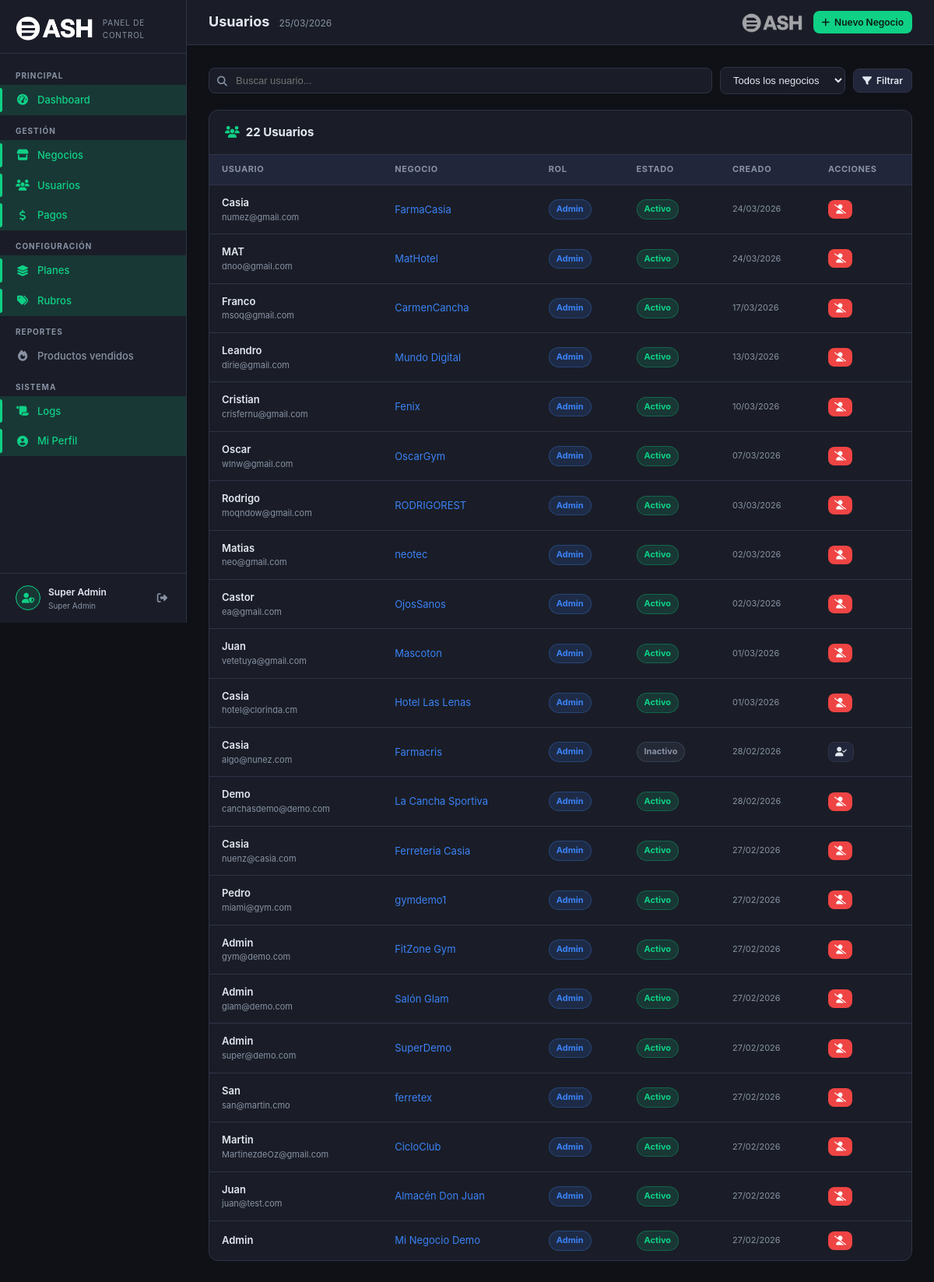
The page /superadmin/usuarios/index.php (signed in) on the database its author committed.
### tables this page shows
CREATE TABLE `usuarios` (
  `id` int(11) NOT NULL,
  `negocio_id` int(11) NOT NULL,
  `nombre` varchar(255) NOT NULL,
  `apellido` varchar(255) NOT NULL,
  `usuario` varchar(50) NOT NULL,
  `email` varchar(255) DEFAULT NULL,
  `password` varchar(255) DEFAULT NULL,
  `auth_provider` enum('local','google') NOT NULL DEFAULT 'local',
  `google_sub` varchar(64) DEFAULT NULL,
  `rol` enum('admin','empleado') DEFAULT 'empleado',
  `telefono` varchar(50) DEFAULT NULL,
  `foto` varchar(255) DEFAULT NULL,
  `avatar_url` varchar(255) DEFAULT NULL,
  `activo` tinyint(1) DEFAULT 1,
  `ultimo_acceso` timestamp NULL DEFAULT NULL,
  `fecha_creacion` timestamp NOT NULL DEFAULT current_timestamp(),
  `fecha_actualizacion` timestamp NOT NULL DEFAULT current_timestamp() ON UPDATE current_timestamp()
);

CREATE TABLE `negocios` (
  `id` int(11) NOT NULL,
  `nombre` varchar(255) NOT NULL,
  `razon_social` varchar(255) DEFAULT NULL,
  `cuit` varchar(20) DEFAULT NULL,
  `condicion_iva` varchar(50) DEFAULT NULL,
  `rubro` varchar(100) DEFAULT NULL,
  `rubro_id` int(11) DEFAULT NULL,
  `direccion` text DEFAULT NULL,
  `ciudad` varchar(100) DEFAULT NULL,
  `provincia` varchar(100) DEFAULT NULL,
  `codigo_postal` varchar(10) DEFAULT NULL,
  `telefono` varchar(50) DEFAULT NULL,
  `email` varchar(255) DEFAULT NULL,
  `sitio_web` varchar(255) DEFAULT NULL,
  `instagram` varchar(100) DEFAULT NULL,
  `facebook` varchar(255) DEFAULT NULL,
  `whatsapp` varchar(50) DEFAULT NULL,
  `logo` varchar(255) DEFAULT NULL,
  `imagen_portada` varchar(255) DEFAULT NULL,
  `carta_token` varchar(64) DEFAULT NULL,
  `carta_activa` tinyint(1) NOT NULL DEFAULT 1,
  `mensaje_ticket` text DEFAULT NULL,
  `mostrar_logo_ticket` tinyint(1) DEFAULT 1,
  `mostrar_direccion_ticket` tinyint(1) DEFAULT 1,
  `mostrar_cuit_ticket` tinyint(1) DEFAULT 1,
  `horarios` longtext DEFAULT NULL CHECK (json_valid(`horarios`)),
  `activo` tinyint(1) DEFAULT 1,
  `plan_id` int(11) DEFAULT 1,
  `fecha_vencimiento` date DEFAULT NULL,
  `bloqueado` tinyint(1) NOT NULL DEFAULT 0,
  `bloqueado_motivo` varchar(255) DEFAULT NULL,
  `notas_admin` text DEFAULT NULL,
  `estado_suscripcion` enum('activa','vencida','cancelada','trial') DEFAULT 'trial',
  `trial_hasta` date DEFAULT NULL,
  `fecha_registro` timestamp NOT NULL DEFAULT current_timestamp(),
  `fecha_alta` date DEFAULT NULL,
  `fecha_actualizacion` timestamp NOT NULL DEFAULT current_timestamp() ON UPDATE current_timestamp()
);

### superadmin/usuarios/index.php (the view, shortened to what this page needs)
<?php
$db    = sa_db();
$page  = max(1, intval($_GET['page'] ?? 1));
$perPage = 25;
$buscar = trim($_GET['q'] ?? '');
$where  = ['1=1'];
$params = [];
$whereStr = implode(' AND ', $where);
$total   = $db->prepare("SELECT COUNT(*) FROM usuarios u WHERE $whereStr");
$total->execute($params);
$total   = $total->fetchColumn();
$offset  = ($page-1) * $perPage;
$stmt = $db->prepare("
    SELECT u.id, u.nombre, u.email, u.rol, u.activo, u.fecha_creacion as created_at,
           n.nombre as negocio_nombre, n.id as negocio_id
    FROM usuarios u
    LEFT JOIN negocios n ON n.id = u.negocio_id
    WHERE $whereStr
    ORDER BY u.fecha_creacion DESC
    LIMIT $perPage OFFSET $offset
");
$stmt->execute($params);
$usuarios = $stmt->fetchAll();
require_once dirname(__DIR__) . '/_layout.php';
?>
<div class="sa-filter-bar">
    <div class="sa-search">
        <input type="text" id="searchQ" placeholder="Buscar usuario..." value="<?= htmlspecialchars($buscar) ?>"
               onkeydown="if(event.key==='Enter')applyF()">
    </div>
    <select class="sa-filter-select" id="negocioF" onchange="applyF()">
        <option value="0">Todos los negocios</option>
    </select>
    <a href="#" onclick="applyF()" class="sa-btn secondary sm"><i class="fas fa-filter"></i> Filtrar</a>
</div>
<div class="sa-panel">
    <div class="sa-panel-header">
        <h3><i class="fas fa-users" style="color:var(--sa-primary);margin-right:8px"></i><?= number_format($total) ?> Usuarios</h3>
    </div>
    <div class="sa-table-wrap">
        <table class="sa-table">
            <thead>
                <tr><th>Usuario</th><th>Negocio</th><th>Rol</th><th>Estado</th><th>Creado</th><th>Acciones</th></tr>
            </thead>
            <tbody>
            <?php if (empty($usuarios)): ?>
            <tr><td colspan="6"><div class="sa-empty"><i class="fas fa-user"></i><p>Sin usuarios</p></div></td></tr>
            <?php else: ?>
            <?php foreach ($usuarios as $u): ?>
            <tr>
                <td>
                    <div style="font-weight:600"><?= htmlspecialchars($u['nombre']) ?></div>
                    <div style="font-size:11px;color:var(--sa-muted)"><?= htmlspecialchars($u['email']) ?></div>
                </td>
                <td>
                    <a href="../negocios/edit.php?id=<?= $u['negocio_id'] ?>" style="color:var(--sa-info);font-size:13px">
                        <?= htmlspecialchars($u['negocio_nombre'] ?? '—') ?>
                    </a>
                </td>
                <td><span class="sa-pill <?= $u['rol']==='admin'?'blue':'gray' ?>"><?= $u['rol'] === 'admin' ? 'Admin' : 'Empleado' ?></span></td>
                <td><span class="sa-pill <?= $u['activo']?'green':'gray' ?>"><?= $u['activo'] ? 'Activo' : 'Inactivo' ?></span></td>
                <td style="font-size:11px;color:var(--sa-muted)"><?= date('d/m/Y', strtotime($u['created_at'])) ?></td>
                <td>
                    <button class="sa-btn <?= $u['activo']?'danger':'secondary' ?> sm icon-only"
                            title="<?= $u['activo']?'Desactivar':'Activar' ?>"
                            onclick="toggleUser(<?= $u['id'] ?>, <?= $u['activo']?0:1 ?>)">
                        <i class="fas <?= $u['activo']?'fa-user-slash':'fa-user-check' ?>"></i>
                    </button>
                </td>
            </tr>
            <?php endforeach; ?>
            <?php endif; ?>
            </tbody>
        </table>
    </div>
</div>

### superadmin/assets/sa.css (style rules this page uses)
:root { --sa-bg: #0f1117; --sa-surface: #1a1d27; --sa-surface2: #22263a; --sa-border: #2e3347; --sa-primary: #0FD186; --sa-primary-dim: rgba(15,209,134,.15); --sa-text: #e2e8f0; --sa-muted: #8892a4; --sa-danger: #ef4444; --sa-warning: #f59e0b; --sa-info: #3b82f6; --sa-purple: #8b5cf6; --sa-sidebar-w: 240px; --sa-radius: 12px; --sa-transition: .22s ease; }
*, *::before, *::after { box-sizing: border-box; margin: 0; padding: 0; }
body { font-family: 'Inter', 'Segoe UI', system-ui, sans-serif; background: var(--sa-bg); color: var(--sa-text); font-size: 14px; line-height: 1.6; min-height: 100vh; }
a { color: var(--sa-primary); text-decoration: none; }
.sa-panel { background: var(--sa-surface); border: 1px solid var(--sa-border); border-radius: var(--sa-radius); overflow: hidden; margin-bottom: 24px; }
.sa-panel-header { padding: 16px 20px; border-bottom: 1px solid var(--sa-border); display: flex; align-items: center; justify-content: space-between; gap: 12px; flex-wrap: wrap; }
.sa-panel-header h3 { font-size: 15px; font-weight: 700; color: var(--sa-text); }
.sa-table-wrap { overflow-x: auto; }
.sa-table { width: 100%; border-collapse: collapse; }
.sa-table th { font-size: 11px; font-weight: 700; color: var(--sa-muted); text-transform: uppercase; letter-spacing: .6px; padding: 10px 16px; background: var(--sa-surface2); border-bottom: 1px solid var(--sa-border); white-space: nowrap; text-align: left; }
.sa-table td { padding: 12px 16px; border-bottom: 1px solid var(--sa-border); color: var(--sa-text); font-size: 13px; vertical-align: middle; }
.sa-table tr:last-child td { border-bottom: none; }
.sa-pill { display: inline-flex; align-items: center; gap: 4px; font-size: 11px; font-weight: 700; padding: 3px 9px; border-radius: 20px; white-space: nowrap; }
.sa-pill.green { background: rgba(15,209,134,.15); color: var(--sa-primary); border: 1px solid rgba(15,209,134,.3); }
.sa-pill.blue { background: rgba(59,130,246,.15); color: var(--sa-info); border: 1px solid rgba(59,130,246,.3); }
.sa-pill.gray { background: rgba(100,116,139,.15); color: var(--sa-muted); border: 1px solid rgba(100,116,139,.3); }
.sa-btn { display: inline-flex; align-items: center; gap: 6px; font-size: 13px; font-weight: 600; padding: 8px 16px; border-radius: 8px; border: none; cursor: pointer; transition: opacity .2s, transform .1s; white-space: nowrap; }
.sa-btn.secondary { background: var(--sa-surface2); color: var(--sa-text); border: 1px solid var(--sa-border); }
.sa-btn.danger { background: var(--sa-danger); color: #fff; }
.sa-btn.sm { font-size: 12px; padding: 5px 11px; }
.sa-btn.icon-only { padding: 6px 8px; }
.sa-filter-bar { display: flex; align-items: center; gap: 10px; flex-wrap: wrap; margin-bottom: 20px; }
.sa-search { flex: 1; min-width: 200px; position: relative; }
.sa-search input { width: 100%; background: var(--sa-surface); border: 1px solid var(--sa-border); border-radius: 8px; color: var(--sa-text); font-size: 13px; padding: 8px 12px 8px 34px; outline: none; transition: border-color .2s; }
.sa-filter-select { background: var(--sa-surface); border: 1px solid var(--sa-border); border-radius: 8px; color: var(--sa-text); font-size: 13px; padding: 8px 12px; outline: none; cursor: pointer; }

### rows shown on the page
usuarios: nombre "Casia", email "numez@gmail.com", negocio.nombre "FarmaCasia", rol "Admin", activo "Activo", fecha_creacion "24/03/2026"
usuarios: nombre "MAT", email "dnoo@gmail.com", negocio.nombre "MatHotel", rol "Admin", activo "Activo", fecha_creacion "24/03/2026"
usuarios: nombre "Franco", email "msoq@gmail.com", negocio.nombre "CarmenCancha", rol "Admin", activo "Activo", fecha_creacion "17/03/2026"
usuarios: nombre "Leandro", email "dirie@gmail.com", negocio.nombre "Mundo Digital", rol "Admin", activo "Activo", fecha_creacion "13/03/2026"
usuarios: nombre "Cristian", email "crisfernu@gmail.com", negocio.nombre "Fenix", rol "Admin", activo "Activo", fecha_creacion "10/03/2026"
usuarios: nombre "Oscar", email "wlnw@gmail.com", negocio.nombre "OscarGym", rol "Admin", activo "Activo", fecha_creacion "07/03/2026"
usuarios: nombre "Rodrigo", email "moqndow@gmail.com", negocio.nombre "RODRIGOREST", rol "Admin", activo "Activo", fecha_creacion "03/03/2026"
usuarios: nombre "Matias", email "neo@gmail.com", negocio.nombre "neotec", rol "Admin", activo "Activo", fecha_creacion "02/03/2026"
usuarios: nombre "Castor", email "ea@gmail.com", negocio.nombre "OjosSanos", rol "Admin", activo "Activo", fecha_creacion "02/03/2026"
usuarios: nombre "Juan", email "vetetuya@gmail.com", negocio.nombre "Mascoton", rol "Admin", activo "Activo", fecha_creacion "01/03/2026"
usuarios: nombre "Casia", email "hotel@clorinda.cm", negocio.nombre "Hotel Las Lenas", rol "Admin", activo "Activo", fecha_creacion "01/03/2026"
usuarios: nombre "Casia", email "algo@nunez.com", negocio.nombre "Farmacris", rol "Admin", activo "Inactivo", fecha_creacion "28/02/2026"
usuarios: nombre "Demo", email "canchasdemo@demo.com", negocio.nombre "La Cancha Sportiva", rol "Admin", activo "Activo", fecha_creacion "28/02/2026"
usuarios: nombre "Casia", email "nuenz@casia.com", negocio.nombre "Ferreteria Casia", rol "Admin", activo "Activo", fecha_creacion "27/02/2026"
usuarios: nombre "Pedro", email "miami@gym.com", negocio.nombre "gymdemo1", rol "Admin", activo "Activo", fecha_creacion "27/02/2026"
usuarios: nombre "Admin", email "gym@demo.com", negocio.nombre "FitZone Gym", rol "Admin", activo "Activo", fecha_creacion "27/02/2026"
usuarios: nombre "Admin", email "glam@demo.com", negocio.nombre "Salón Glam", rol "Admin", activo "Activo", fecha_creacion "27/02/2026"
usuarios: nombre "Admin", email "super@demo.com", negocio.nombre "SuperDemo", rol "Admin", activo "Activo", fecha_creacion "27/02/2026"
usuarios: nombre "San", email "san@martin.cmo", negocio.nombre "ferretex", rol "Admin", activo "Activo", fecha_creacion "27/02/2026"
usuarios: nombre "Martin", email "MartinezdeOz@gmail.com", negocio.nombre "CicloClub", rol "Admin", activo "Activo", fecha_creacion "27/02/2026"
usuarios: nombre "Juan", email "juan@test.com", negocio.nombre "Almacén Don Juan", rol "Admin", activo "Activo", fecha_creacion "27/02/2026"
usuarios: nombre "Admin", negocio.nombre "Mi Negocio Demo", rol "Admin", activo "Activo", fecha_creacion "27/02/2026"

### other values the page prints
$adminName "Super Admin"
$title "Usuarios"
$total "22"
